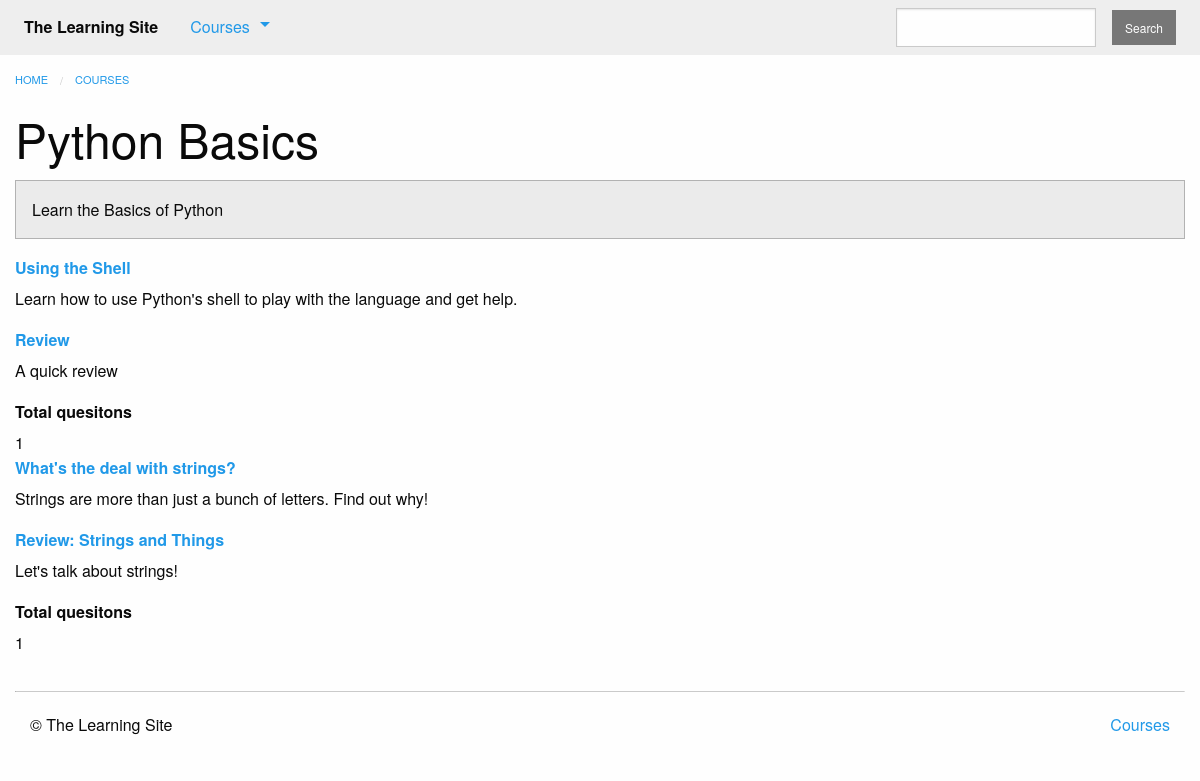
The page /courses/1/ on the database its author committed.
### courses/models.py (models this page shows, shortened)
class Course(models.Model):
    created_at = models.DateTimeField(auto_now_add=True)
    title = models.CharField(max_length=255)
    description = models.TextField()
    teacher = models.ForeignKey(User, on_delete=models.CASCADE)   # 8.1.2给我们的User模型添加一个FK
    subject = models.CharField(default='', max_length=100)        # 8.1.2 保存course的subject是什么
    published = models.BooleanField(default=False)                # 8.2.5

class Step(models.Model):
    title = models.CharField(max_length=255)
    description = models.TextField()
    order = models.IntegerField(default=0)
    course = models.ForeignKey(Course, on_delete=models.CASCADE)
    class Meta:
        abstract = True
        ordering = ['order', ]

class Text(Step):
    content = models.TextField(blank=True, default='')
    def get_absolute_url(self):  # 2.3
        return reverse('courses:text_detail', kwargs={
            'course_pk': self.course_id,
            'step_pk': self.id})

class Quiz(Step):
    total_questions = models.IntegerField(default=4)
    times_taken = models.IntegerField(default=0, editable=False)   # 8.3.1， editable=False表示不会在admin中显示
    class Meta:
        verbose_name_plural = 'Quizzes'
    def get_absolute_url(self):  # 2.3
        return reverse('courses:quiz_detail', kwargs={
            'course_pk': self.course_id,
            'step_pk': self.id})

### courses/views.py (the view)
# urls.py: path('<int:pk>/', views.course_detail, name='course_detail'),
def course_detail(request, pk):
    try:
        course = models.Course.objects.prefetch_related('quiz_set', 'text_set', 'quiz_set__question_set').get(pk=pk, published=True)
    except models.Course.DoesNotExist:
        raise Http404
    else:
        steps = sorted(chain(course.text_set.all(), course.quiz_set.all()), key=lambda step: step.order)
    return render(request, 'courses/course_detail.html',
                  {'course': course,
                   'steps': steps})

### courses/templatetags/course_extras.py (called while the page is built)
@register.inclusion_tag("courses/course_nav.html")
def nav_courses_list():
    courses = Course.objects.filter(published=True
                                    ).order_by('-created_at').values('id', 'title')[:5]   # 8.2.9，
    return {'courses': courses}

@register.filter('markdown_to_html')
def markdown_to_html(markdown_text):
    html_body = markdown2.markdown(markdown_text)
    return mark_safe(html_body)

### courses/templates/courses/course_detail.html (shortened to what this page needs)
{% extends "courses/layout.html" %}
{% load course_extras %}
{% block content %}
    <div class="row columns">
        {{ block.super }}
        <article>
            <h1 class="">{{ course.title }}</h1>
            <div class="callout secondary">
                {{ course.description|markdown_to_html }}
            </div>
            <dl>
                {% for step in steps %}
                    <dt>
                        <a href="{{ step.get_absolute_url }}">{{ step.title }}</a>
                    </dt>
                    <dd>{{ step.description|markdown_to_html }}</dd>
                    {% if step.question_set.all %}
                        <dt>Total quesitons</dt>
                        <dd>{{ step.question_set.count }}</dd>
                    {%  endif %}
                {% endfor %}
            </dl>
        </article>
    </div>
{% endblock %}

### rows shown on the page
Course: title "Python Basics", description "Learn the Basics of Python"
Text: title "Using the Shell", description "Learn how to use Python's shell to play with the language and get help."
Quiz: title "Review", description "A quick review", question_set.count "1"
Text: title "What's the deal with strings?", description "Strings are more than just a bunch of letters. Find out why!"
Quiz: title "Review: Strings and Things", description "Let's talk about strings!", question_set.count "1"
